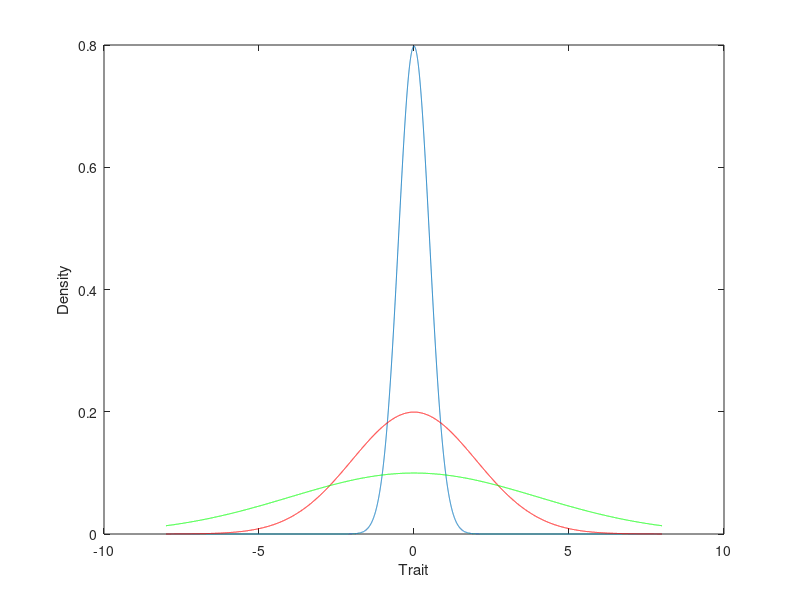

Recreate this plot in MATLAB.
mu = 0;
sigma1 = 0.5;
sigma2=2;
sigma3=4;
x = -4*sigma2:1e-3:4*sigma2; 
y1 = normpdf(x, mu, sigma1);
y2 = normpdf(x, mu, sigma2);
y3 = normpdf(x, mu, sigma3);

plot(x, y1)
hold on 
plot(x, y2, 'r')
hold on
plot(x, y3, 'g')

%legend('mu=0, sigma=1', 'mu=0, sigma=2')
%title('Trait distributions')
xlabel('Trait')
ylabel('Density')
